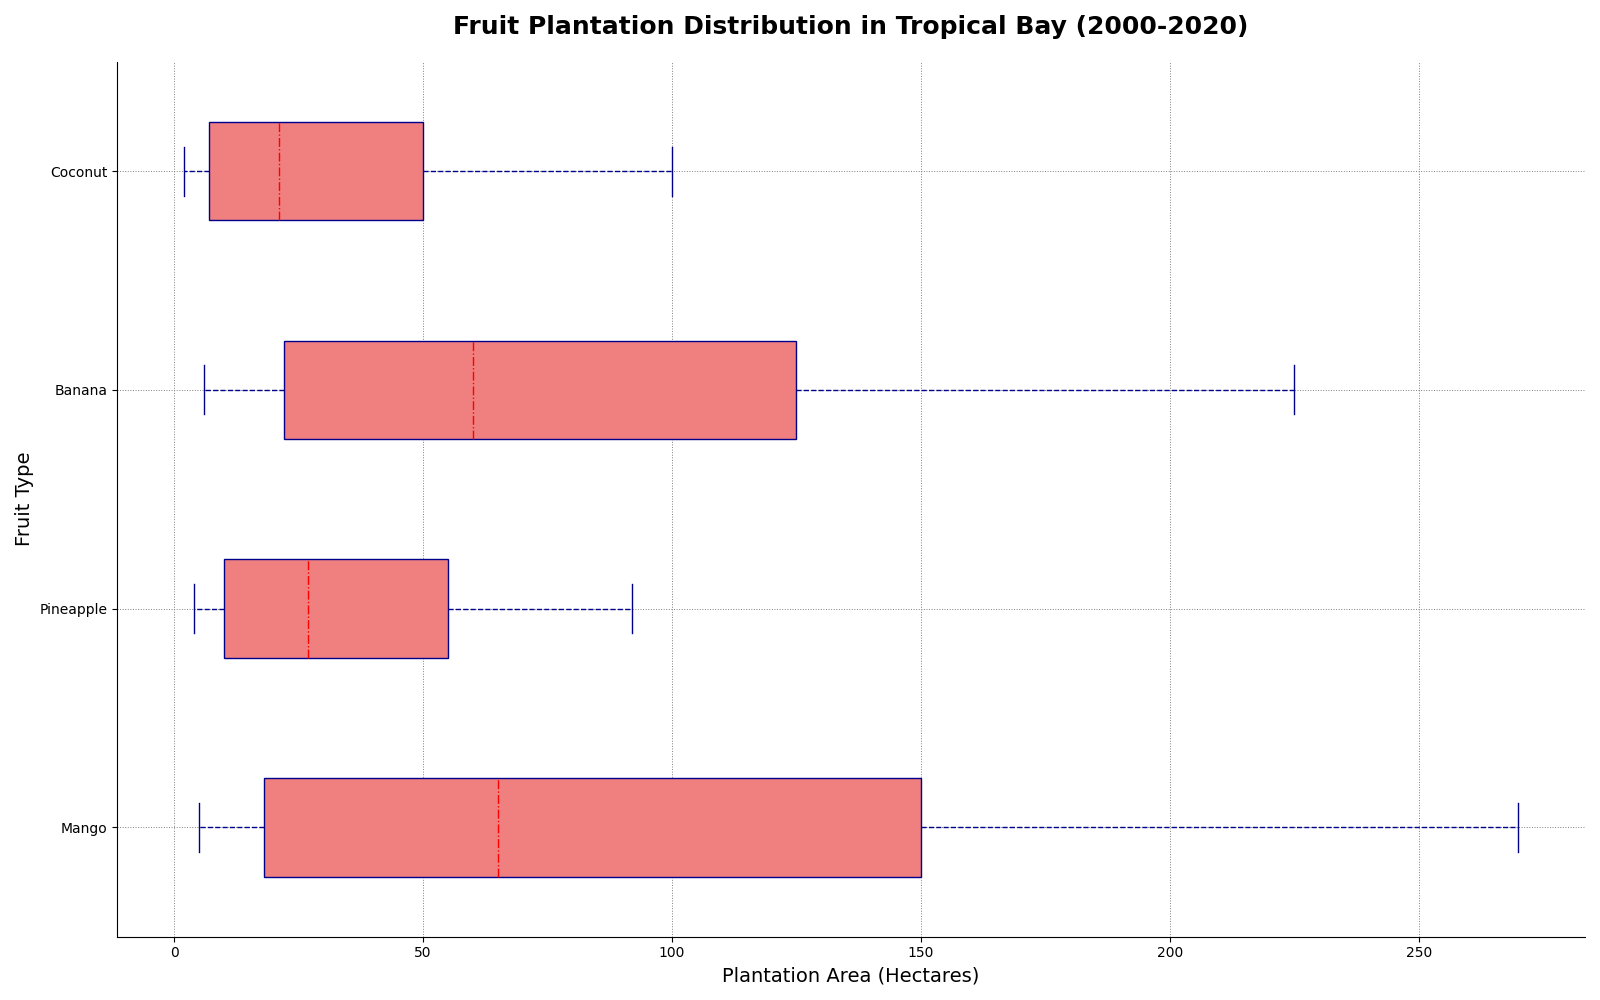

This figure's Python source:
import numpy as np
import matplotlib.pyplot as plt

# Data for each year from 2000 to 2020
years = np.arange(2000, 2021)

# Numerical data corresponding to each fruit
mango = np.array([5, 7, 8, 10, 14, 18, 22, 30, 40, 52, 65, 80, 98, 115, 135, 150, 170, 195, 220, 245, 270])
pineapple = np.array([4, 5, 6, 7, 9, 10, 12, 15, 18, 22, 27, 32, 40, 45, 50, 55, 62, 70, 78, 85, 92])
banana = np.array([6, 8, 10, 14, 18, 22, 28, 35, 42, 50, 60, 70, 85, 95, 110, 125, 140, 160, 182, 200, 225])
coconut = np.array([2, 3, 4, 5, 6, 7, 9, 11, 14, 17, 21, 25, 30, 35, 42, 50, 58, 68, 78, 88, 100])

# Assembling data for the boxplot
plantation_data = np.vstack([mango, pineapple, banana, coconut])

# Create subplots
fig, ax = plt.subplots(figsize=(16, 10))

# Label for each type of fruit
fruit_labels = ['Mango', 'Pineapple', 'Banana', 'Coconut']
boxplot_data = np.transpose(plantation_data)

# Configuration and display of the boxplot
ax.boxplot(boxplot_data, vert=False, patch_artist=True,
           boxprops=dict(facecolor="#f08080", color="darkblue"),
           whiskerprops=dict(color="darkblue", linestyle="--"),
           capprops=dict(color="darkblue"),
           flierprops=dict(markerfacecolor='g', marker='*', markersize=8, color="darkblue"),
           medianprops=dict(color="red", linestyle="-."))

# Adding gridlines and changing grid style
ax.grid(True, linestyle=':', linewidth=0.7, color='gray')

# Modifying border visibility
ax.spines['right'].set_visible(False)
ax.spines['top'].set_visible(False)

# Setting new y-tick labels
ax.set_yticklabels(fruit_labels)
ax.set_title("Fruit Plantation Distribution in Tropical Bay (2000-2020)", fontsize=18, fontweight='bold', pad=20)
ax.set_xlabel('Plantation Area (Hectares)', fontsize=14)
ax.set_ylabel('Fruit Type', fontsize=14)

# Adjust layout for the plot
plt.tight_layout()
plt.show()
